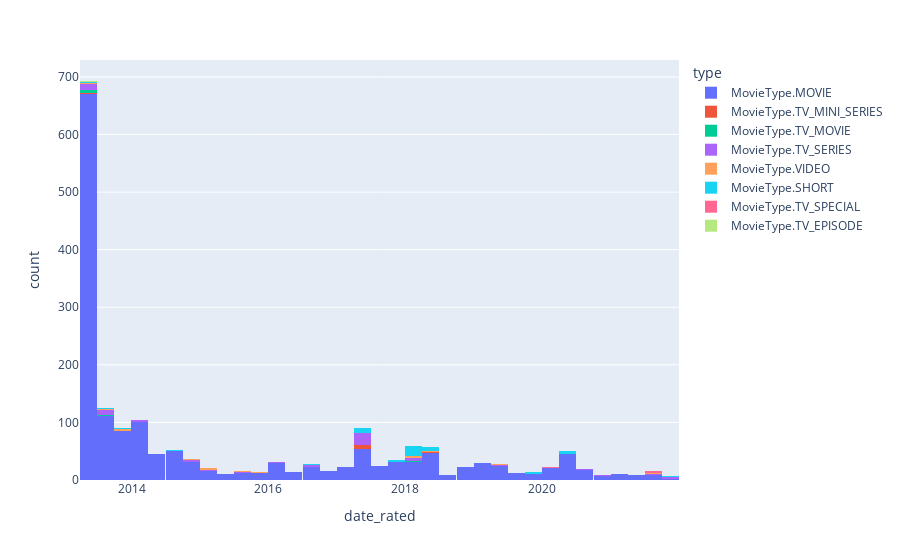

The notebook cell this image was saved under:
### Code cell
px.histogram(df, x='date_rated', color='type')

### Figure 1 — Plotly figure (JSON) as saved in the notebook; plotly's stock layout.template omitted (floating-point values rounded to 4 significant figures; data arrays with more than 128 entries replaced by an {"elided": "..."} marker saying what was removed)
{"data": [{"alignmentgroup": "True", "bingroup": "x", "hovertemplate": "type=MovieType.MOVIE<br>date_rated=%{x}<br>count=%{y}<extra></extra>", "legendgroup": "MovieType.MOVIE", "marker": {"color": "#636efa"}, "name": "MovieType.MOVIE", "offsetgroup": "MovieType.MOVIE", "orientation": "v", "showlegend": true, "type": "histogram", "x": {"elided": "1663 str values"}, "xaxis": "x", "yaxis": "y"}, {"alignmentgroup": "True", "bingroup": "x", "hovertemplate": "type=MovieType.TV_MINI_SERIES<br>date_rated=%{x}<br>count=%{y}<extra></extra>", "legendgroup": "MovieType.TV_MINI_SERIES", "marker": {"color": "#EF553B"}, "name": "MovieType.TV_MINI_SERIES", "offsetgroup": "MovieType.TV_MINI_SERIES", "orientation": "v", "showlegend": true, "type": "histogram", "x": ["2021-06-12", "2013-04-12", "2017-04-25", "2013-05-03", "2017-05-30", "2017-05-30", "2018-04-22", "2017-05-30", "2017-05-30", "2017-05-30"], "xaxis": "x", "yaxis": "y"}, {"alignmentgroup": "True", "bingroup": "x", "hovertemplate": "type=MovieType.TV_MOVIE<br>date_rated=%{x}<br>count=%{y}<extra></extra>", "legendgroup": "MovieType.TV_MOVIE", "marker": {"color": "#00cc96"}, "name": "MovieType.TV_MOVIE", "offsetgroup": "MovieType.TV_MOVIE", "orientation": "v", "showlegend": true, "type": "histogram", "x": ["2019-07-22", "2013-04-20", "2016-01-20", "2013-09-01", "2018-03-10", "2013-04-13", "2013-06-03", "2013-06-16", "2013-04-11", "2014-03-23", "2017-05-14", "2013-04-19"], "xaxis": "x", "yaxis": "y"}, {"alignmentgroup": "True", "bingroup": "x", "hovertemplate": "type=MovieType.TV_SERIES<br>date_rated=%{x}<br>count=%{y}<extra></extra>", "legendgroup": "MovieType.TV_SERIES", "marker": {"color": "#ab63fa"}, "name": "MovieType.TV_SERIES", "offsetgroup": "MovieType.TV_SERIES", "orientation": "v", "showlegend": true, "type": "histogram", "x": ["2020-08-06", "2021-10-21", "2018-03-24", "2021-07-19", "2013-04-11", "2016-02-08", "2020-10-31", "2016-03-25", "2017-05-28", "2013-04-12", "2021-08-24", "2015-03-07", "2017-06-13", "2017-05-30", "2017-05-30", "2013-09-29", "2017-05-30", "2017-06-15", "2017-05-30", "2016-07-01", "2014-10-27", "2015-09-01", "2015-06-15", "2017-05-30", "2014-12-16", "2013-04-12", "2016-07-17", "2015-09-01", "2014-12-16", "2016-11-14", "2017-05-30", "2017-05-30", "2017-05-30", "2017-05-30", "2013-04-28", "2013-05-14", "2014-02-02", "2014-02-02", "2017-09-30", "2017-05-05", "2013-07-20", "2013-09-11", "2021-12-23", "2013-08-18", "2014-01-09", "2017-05-30", "2016-07-21", "2017-11-01", "2013-04-15", "2013-04-11", "2017-05-30", "2018-02-26", "2017-05-30", "2018-03-04", "2017-06-12", "2017-05-30", "2021-12-06", "2017-05-30", "2017-05-30", "2021-12-23", "2013-08-24", "2018-02-25", "2013-09-04", "2021-01-14", "2020-02-09", "2013-05-05", "2018-02-11", "2013-09-30", "2013-07-20", "2013-04-10", "2019-05-12"], "xaxis": "x", "yaxis": "y"}, {"alignmentgroup": "True", "bingroup": "x", "hovertemplate": "type=MovieType.VIDEO<br>date_rated=%{x}<br>count=%{y}<extra></extra>", "legendgroup": "MovieType.VIDEO", "marker": {"color": "#FFA15A"}, "name": "MovieType.VIDEO", "offsetgroup": "MovieType.VIDEO", "orientation": "v", "showlegend": true, "type": "histogram", "x": ["2013-12-11", "2019-12-08", "2013-12-14", "2013-05-27", "2013-09-16", "2014-10-03", "2017-04-28", "2015-10-12", "2018-01-10", "2014-10-03", "2014-10-03", "2013-08-04", "2017-03-08", "2013-04-11", "2015-01-23", "2015-01-23", "2018-02-20", "2013-11-23", "2015-01-23", "2015-08-30", "2018-02-20", "2018-02-19", "2018-06-13", "2021-08-15", "2021-08-15", "2018-06-13", "2019-06-13", "2013-06-18", "2013-08-19"], "xaxis": "x", "yaxis": "y"}, {"alignmentgroup": "True", "bingroup": "x", "hovertemplate": "type=MovieType.SHORT<br>date_rated=%{x}<br>count=%{y}<extra></extra>", "legendgroup": "MovieType.SHORT", "marker": {"color": "#19d3f3"}, "name": "MovieType.SHORT", "offsetgroup": "MovieType.SHORT", "orientation": "v", "showlegend": true, "type": "histogram", "x": ["2020-05-17", "2019-12-16", "2017-05-30", "2013-06-18", "2020-04-12", "2018-01-31", "2017-05-30", "2014-03-03", "2020-06-03", "2017-05-30", "2018-02-20", "2021-10-04", "2013-06-18", "2017-06-12", "2014-06-19", "2018-02-20", "2013-11-12", "2018-01-31", "2018-02-06", "2020-06-03", "2017-11-23", "2019-12-16", "2018-03-18", "2018-01-31", "2013-09-08", "2017-05-28", "2018-02-22", "2018-01-31", "2018-02-11", "2019-11-24", "2017-05-31", "2019-06-13", "2016-08-01", "2016-08-21", "2018-02-20", "2018-04-01", "2013-10-29", "2018-04-20", "2017-10-23", "2018-04-20", "2018-02-20", "2018-04-02", "2017-05-30", "2020-05-16", "2018-04-24", "2018-04-01", "2018-02-20", "2018-04-01", "2018-02-03", "2017-05-31", "2014-09-26", "2021-10-17", "2018-02-20", "2018-02-20", "2018-02-19", "2017-05-31"], "xaxis": "x", "yaxis": "y"}, {"alignmentgroup": "True", "bingroup": "x", "hovertemplate": "type=MovieType.TV_SPECIAL<br>date_rated=%{x}<br>count=%{y}<extra></extra>", "legendgroup": "MovieType.TV_SPECIAL", "marker": {"color": "#FF6692"}, "name": "MovieType.TV_SPECIAL", "offsetgroup": "MovieType.TV_SPECIAL", "orientation": "v", "showlegend": true, "type": "histogram", "x": ["2021-07-24", "2021-09-15", "2021-07-24", "2020-01-26", "2018-05-21"], "xaxis": "x", "yaxis": "y"}, {"alignmentgroup": "True", "bingroup": "x", "hovertemplate": "type=MovieType.TV_EPISODE<br>date_rated=%{x}<br>count=%{y}<extra></extra>", "legendgroup": "MovieType.TV_EPISODE", "marker": {"color": "#B6E880"}, "name": "MovieType.TV_EPISODE", "offsetgroup": "MovieType.TV_EPISODE", "orientation": "v", "showlegend": true, "type": "histogram", "x": ["2013-04-11"], "xaxis": "x", "yaxis": "y"}], "layout": {"barmode": "relative", "legend": {"title": {"text": "type"}, "tracegroupgap": 0}, "margin": {"t": 60}, "xaxis": {"anchor": "y", "domain": [0, 1], "title": {"text": "date_rated"}}, "yaxis": {"anchor": "x", "domain": [0, 1], "title": {"text": "count"}}}}
